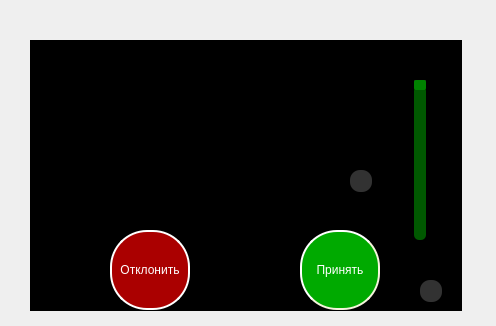
<?xml version="1.0" encoding="UTF-8"?>
<ui version="4.0">
 <class>VideoPlayerForm</class>
 <widget class="QMainWindow" name="VideoPlayerForm">
  <property name="geometry">
   <rect>
    <x>0</x>
    <y>0</y>
    <width>496</width>
    <height>326</height>
   </rect>
  </property>
  <property name="minimumSize">
   <size>
    <width>250</width>
    <height>250</height>
   </size>
  </property>
  <property name="windowTitle">
   <string>Text here</string>
  </property>
  <widget class="QWidget" name="centralwidget">
   <widget class="QLabel" name="view">
    <property name="geometry">
     <rect>
      <x>30</x>
      <y>40</y>
      <width>432</width>
      <height>271</height>
     </rect>
    </property>
    <property name="sizePolicy">
     <sizepolicy hsizetype="Preferred" vsizetype="Preferred">
      <horstretch>0</horstretch>
      <verstretch>0</verstretch>
     </sizepolicy>
    </property>
    <property name="styleSheet">
     <string notr="true">QLabel {
	background-color: black;
	color: white;
	font: 11pt &quot;Arial&quot;;
}</string>
    </property>
    <property name="text">
     <string/>
    </property>
    <property name="alignment">
     <set>Qt::AlignCenter</set>
    </property>
   </widget>
   <widget class="QPushButton" name="acceptButton">
    <property name="geometry">
     <rect>
      <x>300</x>
      <y>230</y>
      <width>80</width>
      <height>80</height>
     </rect>
    </property>
    <property name="minimumSize">
     <size>
      <width>80</width>
      <height>80</height>
     </size>
    </property>
    <property name="autoFillBackground">
     <bool>false</bool>
    </property>
    <property name="styleSheet">
     <string notr="true">QPushButton{
	background-color: rgb(0, 170, 0);
	border-style: outset;
	border-width: 2px;
	border-color: beige;
	color: white;
	font: 9pt &quot;Arial black&quot;;
	border-radius: 37px;
}

QPushButton:hover{
	background-color: rgb(0, 190, 0);
}

QPushButton:pressed{
	background-color: rgb(0, 117, 0);
	border-color:  rgb(200, 200, 200);
	color: rgb(200, 200, 200);
	border-style: inset;
}</string>
    </property>
    <property name="text">
     <string>Принять</string>
    </property>
   </widget>
   <widget class="QPushButton" name="cancelButton">
    <property name="geometry">
     <rect>
      <x>110</x>
      <y>230</y>
      <width>80</width>
      <height>80</height>
     </rect>
    </property>
    <property name="minimumSize">
     <size>
      <width>80</width>
      <height>30</height>
     </size>
    </property>
    <property name="styleSheet">
     <string notr="true">QPushButton{
	background-color: rgb(170, 0, 0);
	border-style: outset;
	border-width: 2px;
	border-color:  rgb(255, 255, 255);
	color: rgb(255, 255, 255);
	font: 9pt &quot;Arial black&quot;;
	border-radius: 37px;
}

QPushButton:hover{
	background-color: rgb(190, 0, 0);
}

QPushButton:pressed{
	background-color: rgb(120, 0, 0);
	border-color:  rgb(200, 200, 200);
	color: rgb(200, 200, 200);
	border-style: inset;
}</string>
    </property>
    <property name="text">
     <string>Отклонить</string>
    </property>
   </widget>
   <widget class="QSlider" name="volumeSlider">
    <property name="geometry">
     <rect>
      <x>410</x>
      <y>80</y>
      <width>20</width>
      <height>160</height>
     </rect>
    </property>
    <property name="sizePolicy">
     <sizepolicy hsizetype="Fixed" vsizetype="Fixed">
      <horstretch>0</horstretch>
      <verstretch>0</verstretch>
     </sizepolicy>
    </property>
    <property name="minimumSize">
     <size>
      <width>20</width>
      <height>160</height>
     </size>
    </property>
    <property name="maximumSize">
     <size>
      <width>20</width>
      <height>16777215</height>
     </size>
    </property>
    <property name="styleSheet">
     <string notr="true">QSlider::groove:vertical {
    background: rgba(255, 255, 255,0);
    position: absolute;
    left: 4px; right: 4px;
}

QSlider::handle:vertical {
	height: 10px;
	background: rgba(0, 130, 0,255);
	border-radius: 2px;
}

QSlider::add-page:vertical {
	background: rgba(0, 150, 0,150);
	border-radius: 5px;
}

QSlider::sub-page:vertical {
	background: rgba(255, 255, 255,30);
	border-radius: 5px;
}</string>
    </property>
    <property name="maximum">
     <number>100</number>
    </property>
    <property name="value">
     <number>100</number>
    </property>
    <property name="tracking">
     <bool>false</bool>
    </property>
    <property name="orientation">
     <enum>Qt::Vertical</enum>
    </property>
    <property name="tickPosition">
     <enum>QSlider::TicksBelow</enum>
    </property>
    <property name="tickInterval">
     <number>5</number>
    </property>
   </widget>
   <widget class="QPushButton" name="screenBtn">
    <property name="geometry">
     <rect>
      <x>420</x>
      <y>280</y>
      <width>22</width>
      <height>22</height>
     </rect>
    </property>
    <property name="sizePolicy">
     <sizepolicy hsizetype="Fixed" vsizetype="Fixed">
      <horstretch>0</horstretch>
      <verstretch>0</verstretch>
     </sizepolicy>
    </property>
    <property name="minimumSize">
     <size>
      <width>20</width>
      <height>20</height>
     </size>
    </property>
    <property name="maximumSize">
     <size>
      <width>40</width>
      <height>40</height>
     </size>
    </property>
    <property name="styleSheet">
     <string notr="true">QPushButton{
	background-color: rgba(255, 255, 255,50);
	border-radius: 10px;
}</string>
    </property>
    <property name="text">
     <string/>
    </property>
   </widget>
   <widget class="QPushButton" name="soundBtn">
    <property name="geometry">
     <rect>
      <x>350</x>
      <y>170</y>
      <width>22</width>
      <height>22</height>
     </rect>
    </property>
    <property name="sizePolicy">
     <sizepolicy hsizetype="Fixed" vsizetype="Fixed">
      <horstretch>0</horstretch>
      <verstretch>0</verstretch>
     </sizepolicy>
    </property>
    <property name="minimumSize">
     <size>
      <width>22</width>
      <height>22</height>
     </size>
    </property>
    <property name="styleSheet">
     <string notr="true">QPushButton{
	background-color: rgba(255, 255, 255,50);
	border-radius: 10px;
}</string>
    </property>
    <property name="text">
     <string/>
    </property>
   </widget>
  </widget>
 </widget>
 <resources/>
 <connections/>
</ui>
